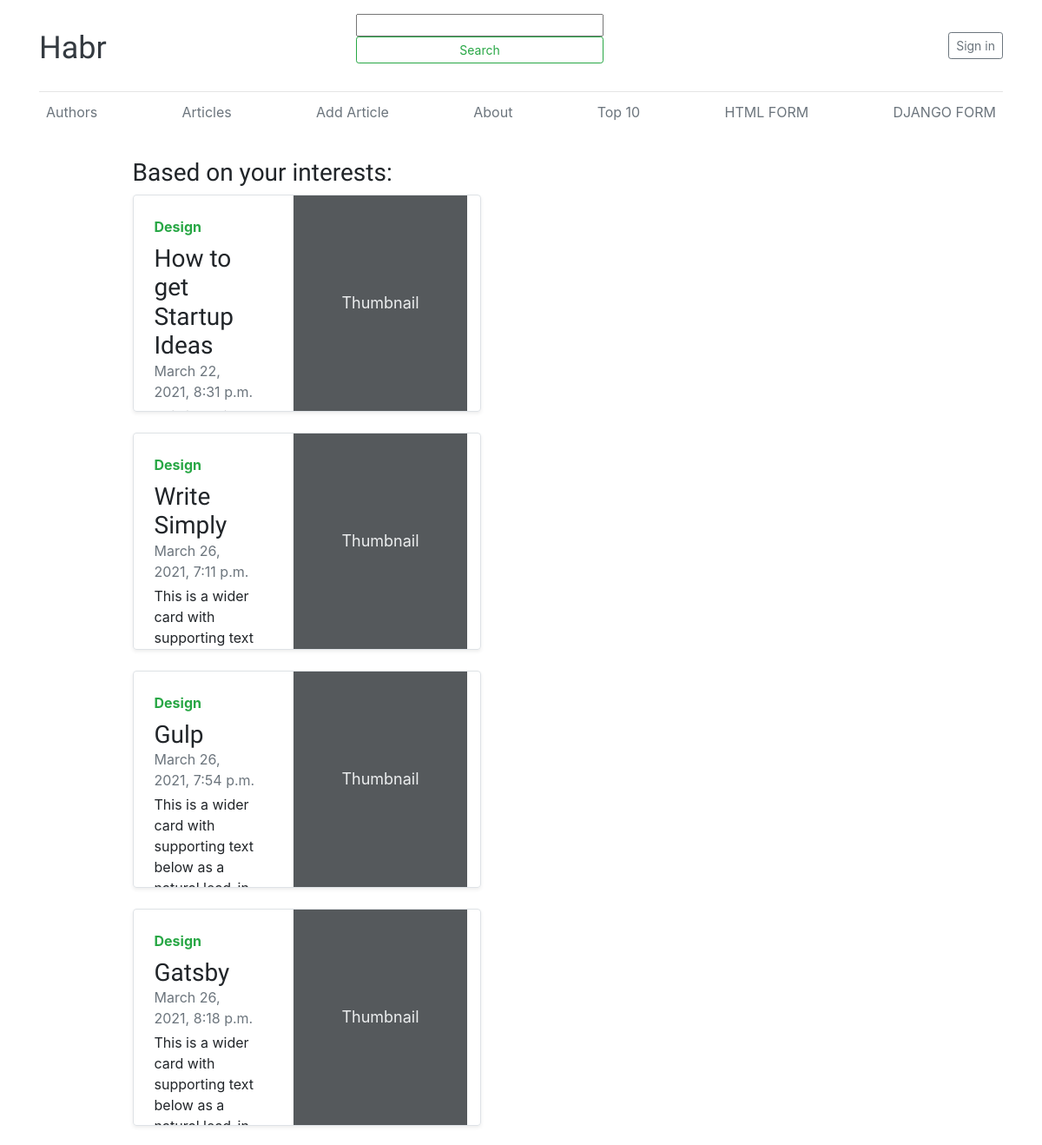
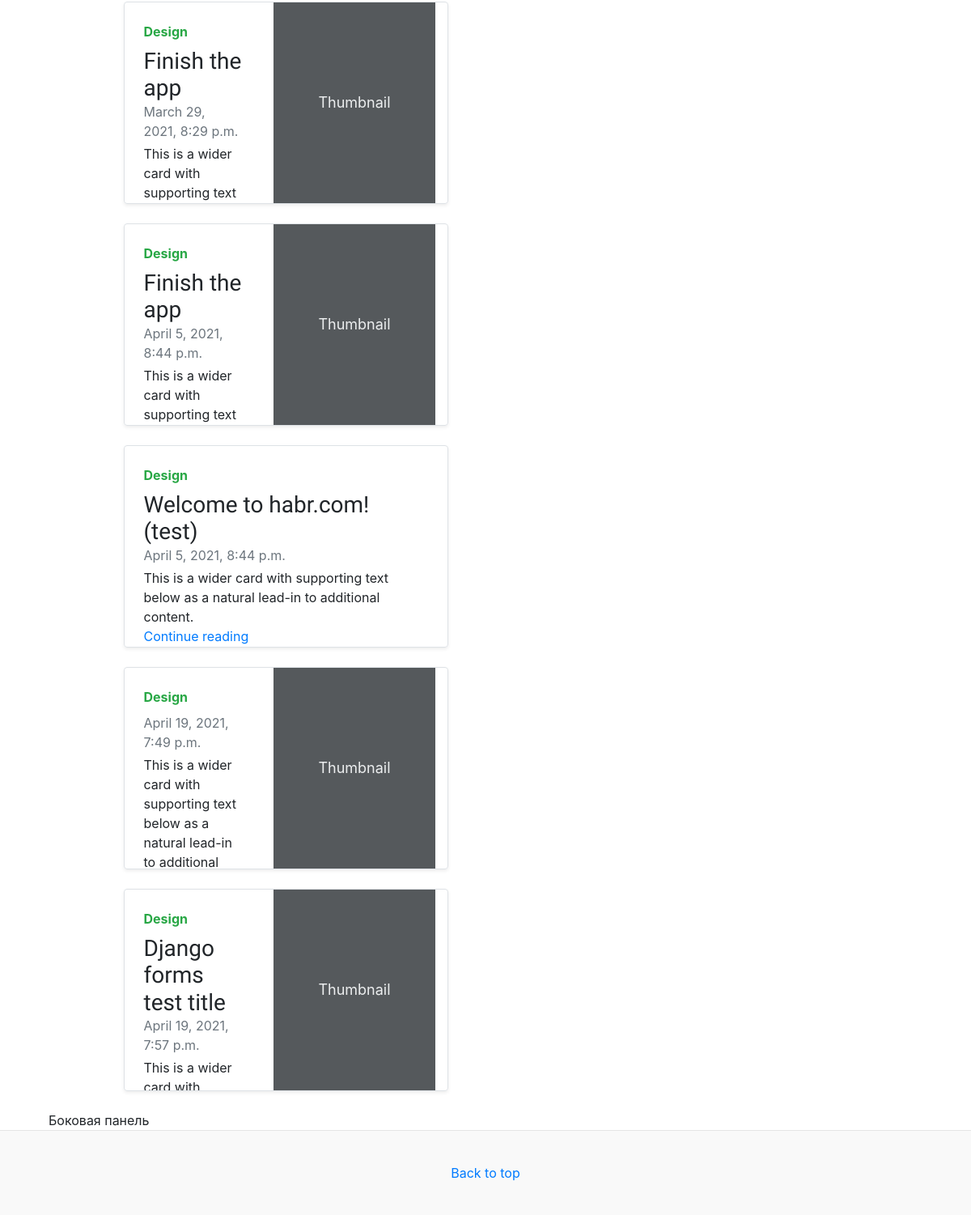
The page / on the database its author committed (2 pictures, top to bottom).
### core/models.py (models this page shows, shortened)
class Article(models.Model):
    title = models.CharField(max_length = 255)
    text = models.TextField()
    author = models.ForeignKey(
        to = "Author",
        on_delete = models.SET_NULL,
        null = True, blank = True,
        related_name = "article",
        verbose_name = "Автор"
    )
    readers = models.ManyToManyField(
        to = User,
        related_name = "read_articles",
        blank = True,
    )
    views = models.IntegerField(
        default=0,
        verbose_name="views"
    )
    created_at = models.DateTimeField(
        auto_now_add=True,
        null=True,
    )
    updated_at = models.DateTimeField(auto_now=True)
    is_active = models.BooleanField(default=True)
    picture = models.ImageField(upload_to="articles_image", null=True, blank=True, verbose_name="Picture name")

### core/views.py (the view)
# urls.py: path("", articles, name = "articles"),
def articles(request):
    article_filter = ArticleFilter(request.GET, queryset=Article.objects.all())
    articles = Article.objects.all()
    return render(
        request,
        "articles.html",
        {"articles": articles}
    )

### core/templates/articles.html (shortened to what this page needs)
{% extends 'base.html' %}
{% block content %}
<h3>Based on your interests:</h3>
    {% for article in articles %}
    <div class="col-md-6">
        <div class="row g-0 border rounded overflow-hidden flex-md-row mb-4 shadow-sm h-md-250 position-relative">
          <div class="col p-4 d-flex flex-column position-static">
            <strong class="d-inline-block mb-2 text-success">Design</strong>
            <h3 class="mb-0">{{ article.title }}</h3>
            <div class="mb-1 text-muted">{{ article.created_at }}</div>
            <p class="mb-auto">This is a wider card with supporting text below as a natural lead-in to additional content.</p>
            <a href="{% url 'article' article.id %}" class="stretched-link">Continue reading</a>
          </div>
            <div class="col-auto d-none d-lg-block">
            <svg class="bd-placeholder-img" width="200" height="250" xmlns="http://www.w3.org/2000/svg" role="img" aria-label="Placeholder: Thumbnail" preserveAspectRatio="xMidYMid slice" focusable="false"><title>Placeholder</title><rect width="100%" height="100%" fill="#55595c"/><text x="50%" y="50%" fill="#eceeef" dy=".3em">Thumbnail</text></svg>
            </div>
          </div>
          </div>
    {% endfor %}
{% endblock %}

### core/static/blog.css (style rules this page uses)
h1, h2, h3, h4, h5, h6 { font-family: 'Lexend', sans-serif;; }
@media (min-width: 768px) { .h-md-250 { height: 250px; } }

### core/templates/base.html (style rules this page uses)
.bd-placeholder-img { font-size: 1.125rem; text-anchor: middle; -webkit-user-select: none; -moz-user-select: none; user-select: none; }

### rows shown on the page
Article: title "How to get Startup Ideas", created_at "March 22, 2021, 8:31 p.m."
Article: title "Write Simply", created_at "March 26, 2021, 7:11 p.m."
Article: title "Gulp", created_at "March 26, 2021, 7:54 p.m."
Article: title "Gatsby", created_at "March 26, 2021, 8:18 p.m."
Article: title "Finish the app", created_at "March 29, 2021, 8:29 p.m."
Article: title "Finish the app", created_at "April 5, 2021, 8:44 p.m."
Article: title "Welcome to habr.com! (test)", created_at "April 5, 2021, 8:44 p.m."
Article: created_at "April 19, 2021, 7:49 p.m."
Article: title "Django forms test title", created_at "April 19, 2021, 7:57 p.m."
